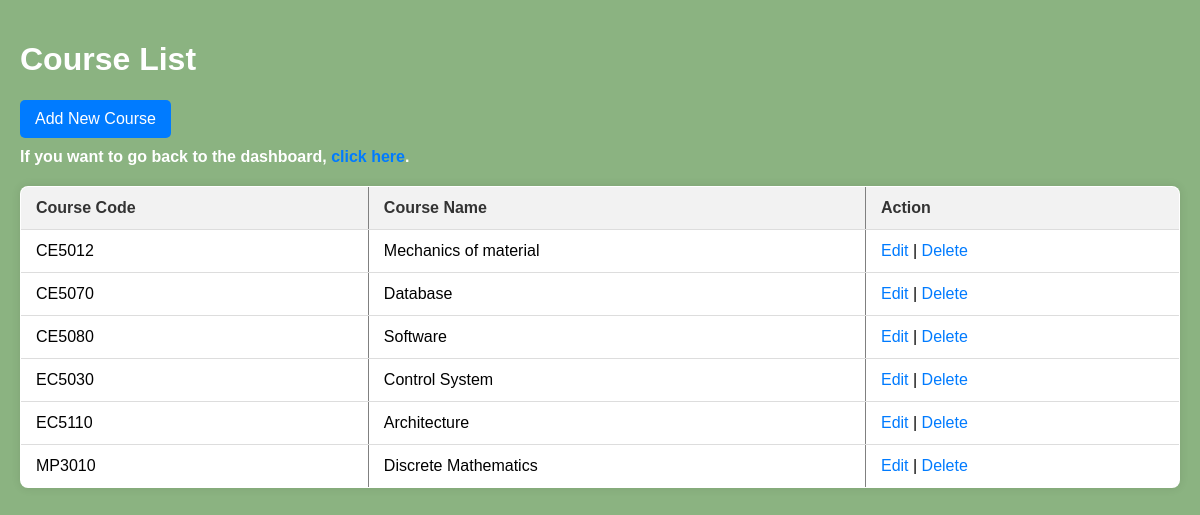
The app's page /course_manage.php with its own data.
### tables this page shows
CREATE TABLE `course` (
  `Ccode` varchar(6) NOT NULL,
  `CName` varchar(50) DEFAULT NULL,
  `C_MAID` varchar(10) DEFAULT NULL,
  `C_LID` varchar(10) DEFAULT NULL
);

### course_manage.php (the view, shortened to what this page needs)
<?php
include 'db_connect.php';
$query = "SELECT * FROM course";
$result = mysqli_query($conn, $query);
?>
<!DOCTYPE html>
<html>
<head>
</head>
<body>
    <h1>Course List</h1>
    <a href="#" class="add-btn" onclick="showNewCourseRow()">Add New Course</a>
    <p class="dashboard-link">If you want to go back to the dashboard, <a href="dashboard.php">click here</a>.</p>
    <table border="1">
        <tr>
            <th>Course Code</th>
            <th>Course Name</th>
            <th>Action</th>
        </tr>
        <?php
        while ($row = mysqli_fetch_assoc($result)) {
            echo "<tr>";
            echo "<td>{$row['Ccode']}</td>";
            echo "<td>{$row['CName']}</td>";
            echo "<td><a href='edit.php?Ccode={$row['Ccode']}'>Edit</a> | <a href='delete.php?Ccode={$row['Ccode']}'>Delete</a></td>";
            echo "</tr>";
        }
        ?>
    </table>
</body>
</html>

### course_manage.php (style rules this page uses)
body { font-family: Arial, sans-serif; background-color: #8BB381; margin: 0; padding: 20px; }
h1 { color: #fff; }
table { width: 100%; border-collapse: collapse; background-color: #fff; box-shadow: 0 0 10px rgba(0, 0, 0, 0.1); border-radius: 8px; overflow: hidden; margin-top: 20px; }
th, td { padding: 12px 15px; text-align: left; border-bottom: 1px solid #ddd; }
th { background-color: #f2f2f2; color: #333; }
a { text-decoration: none; color: #007bff; transition: color 0.3s; }
.add-btn { background-color: #007bff; color: #fff; padding: 10px 15px; border: none; border-radius: 5px; cursor: pointer; text-decoration: none; display: inline-block; transition: background-color 0.3s; }
.dashboard-link { color: #fff; font-weight: bold; margin-top: 10px; display: block; }

### records on screen
course: Ccode "CE5012", CName "Mechanics of material"
course: Ccode "CE5070", CName "Database"
course: Ccode "CE5080", CName "Software"
course: Ccode "EC5030", CName "Control System"
course: Ccode "EC5110", CName "Architecture"
course: Ccode "MP3010", CName "Discrete Mathematics"
